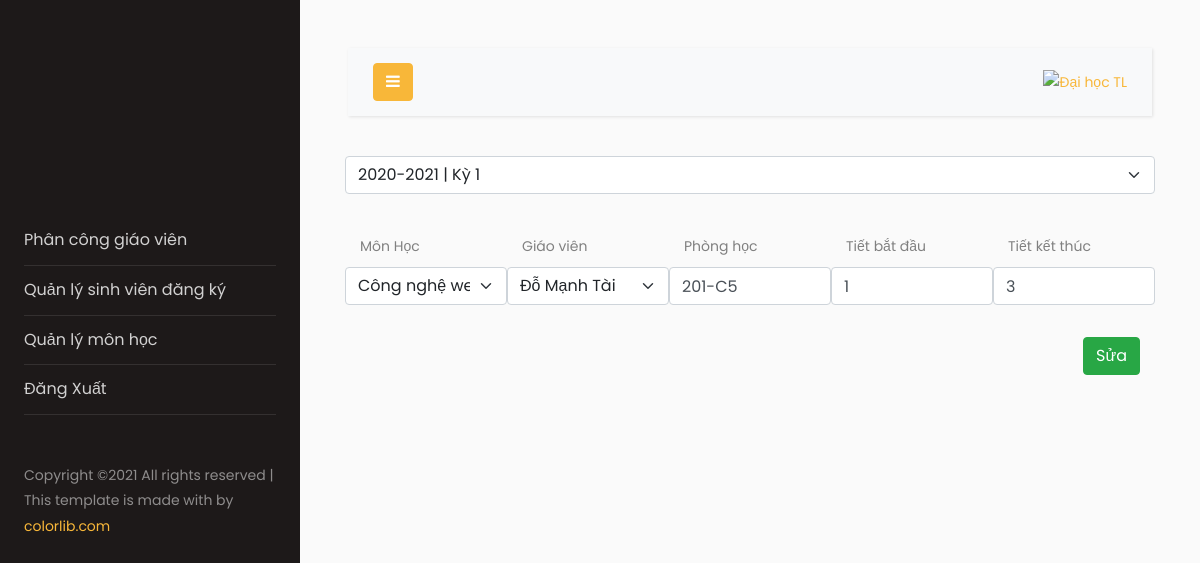
The page /admin/suaChiTietKH.php?ID=1 (signed in) on the database its author committed.
### tables this page shows
CREATE TABLE `chitietkhoahoc` (
  `MaKH` int(11) NOT NULL,
  `MaMon` int(11) NOT NULL,
  `MaGV` int(11) NOT NULL,
  `phongHoc` varchar(100) NOT NULL,
  `tietBatDau` int(11) NOT NULL,
  `tietKetThuc` int(11) NOT NULL,
  `ID` int(11) NOT NULL
);

CREATE TABLE `khoahoc` (
  `MaKH` int(11) NOT NULL,
  `Ten` varchar(225) NOT NULL,
  `Ky` int(11) NOT NULL,
  `ThoiGianBatDau` date DEFAULT NULL,
  `ThoiGianKetThuc` date DEFAULT NULL,
  `DuocDangKy` tinyint(1) NOT NULL DEFAULT 1
);

### admin/suaChiTietKH.php (the view, shortened to what this page needs)
<?php
if (isset($_GET["ID"]))
    $ID = $_GET["ID"];
else
    $ID = "";
include("./config/db.php");
$sql = "SELECT * FROM `chitietkhoahoc` WHERE ID = $ID";
$result = mysqli_query($connect, $sql);
$row = mysqli_fetch_assoc($result);
$monHoc = $row["MaMon"];
$giaoVien = $row["MaGV"];
$phongHoc = $row["phongHoc"];
$tietBD = $row["tietBatDau"];
$tietKT = $row["tietKetThuc"];
include("./header.php");
?>
<main class="container-sm my-4">
    <?php
    echo '<form action="process-suaChiTietKH.php?ID='.$ID.'" method="post">'
    ?>
        <div class="row align-item-center my-4">
            <div class="form-group col">
                <div class="row">
                    <select class="form-select" aria-label="Default select example" name="MaKH" id="MaKH">
                        <?php
                        include("./config/db.php");
                        if (isset($_GET["ID"])) {
                            $sql = 'SELECT * from chitietkhoahoc, khoahoc
                            WHERE chitietkhoahoc.MaKH = khoahoc.MaKH
                            AND ID ='.$ID.'';
                            $result = mysqli_query($connect, $sql);
                            $row = mysqli_fetch_assoc($result);
                            echo '<option value=' . $row["MaKH"] . '>' . $row["Ten"] . ' | Kỳ ' . $row["Ky"];
                            echo '</option>';
                        }
                        ?>
                    </select>
                </div>
            </div>
        </div>
        <div class="row align-items-center">
            <div class="form-group col">
                <label for="nam" class="row-sm-2 row-form-label">Môn Học</label>
                <div class="row">
                    <select class="form-select" aria-label="Default select example" name="MaMon" id="MaMon">
                        <?php
                        include("./config/db.php");
                        $sql = "SELECT * FROM monhoc";
                        $result = mysqli_query($connect, $sql);
                        $count = mysqli_num_rows($result);
                        if ($count > 0) {
                            while ($row = mysqli_fetch_assoc($result)) {
                                if ($row["MaMon"] == $monHoc)
                                    echo '<option value=' . $row["MaMon"] . ' selected = "selected">' . $row["Ten"] . '</option>';
                                else
                                    echo '<option value=' . $row["MaMon"] . '>' . $row["Ten"] . '</option>';
                            }
                        }
                        ?>
                    </select>
                </div>
            </div>
            <div class="form-group col">
                <label for="ky" class="row-sm-2 row-form-label">Giáo viên</label>
                <div class="row">
                    <select class="form-select" aria-label="Default select example" name="MaGV" id="MaGV">
                        <?php
                        include("./config/db.php");
                        $sql = "SELECT * FROM giaovien";
                        $result = mysqli_query($connect, $sql);
                        $count = mysqli_num_rows($result);
                        if ($count > 0) {
                            while ($row = mysqli_fetch_assoc($result)) {
                                if ($row["MaGV"] == $giaoVien)
                                    echo '<option value=' . $row["MaGV"] . ' selected = "selected">' . $row["Ten"] . '</option>';
                                else
                                    echo '<option value=' . $row["MaGV"] . ' >' . $row["Ten"] . '</option>';
                            }
                        }
                        ?>
                    </select>
                </div>
            </div>
            <div class="form-group col">
                <label for="phongHoc" class="row-sm-2 row-form-label">Phòng học</label>
                <div class="row">
                    <?php
                    echo '<input type="text" class="form-control" id="phongHoc" name="phongHoc" value = "'.$phongHoc.'">';
                    ?>
                </div>
            </div>
            <div class="form-group col">
                <label for="tietBD" class="row-sm-2 row-form-label">Tiết bắt đầu</label>
                <div class="row">
                    <?php
                    echo '<input type="number" class="form-control" id="tietBD" name="tietBD" value = "'.$tietBD.'">';
                    ?>
                </div>
            </div>
            <div class="form-group col">
                <label for="tietKT" class="row-sm-2 row-form-label">Tiết kết thúc</label>
                <div class="row">
                    <?php
                    echo '<input type="number" class="form-control" id="tietKT" name="tietKT" value = "'.$tietKT.'">';
                    ?>
                </div>
            </div>
        </div>
        <div class="d-flex justify-content-end my-3">
            <button type="submit" name="themChiTiet" id="themChiTiet" class="btn btn-success">Sửa</button>
        </div>
    </form>
</main>
<?php
include("./footer.php")
?>

### rows shown on the page
chitietkhoahoc: MaKH "2020-2021 | Kỳ 1", phongHoc "201-C5", tietBD "1", tietKT "3"

### other values the page prints
form field MaMon "Công nghệ web"
form field MaGV "Đỗ Mạnh Tài"
